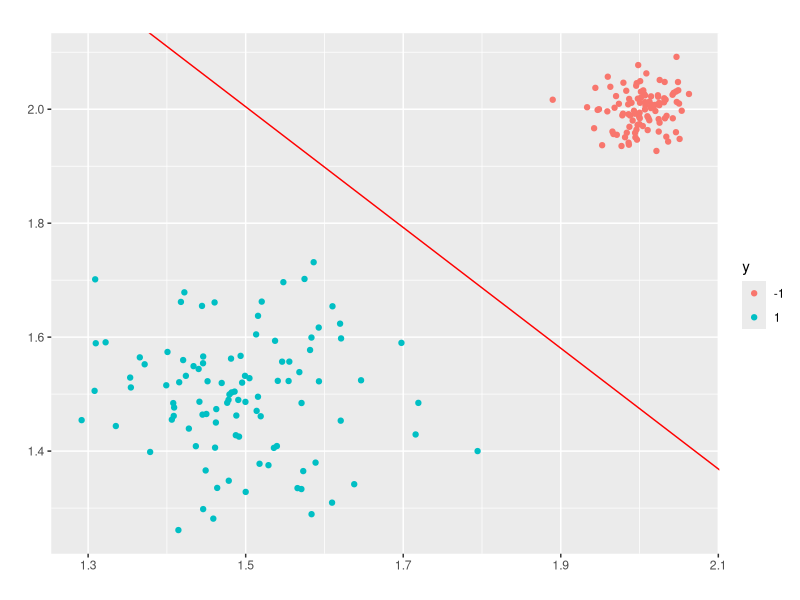
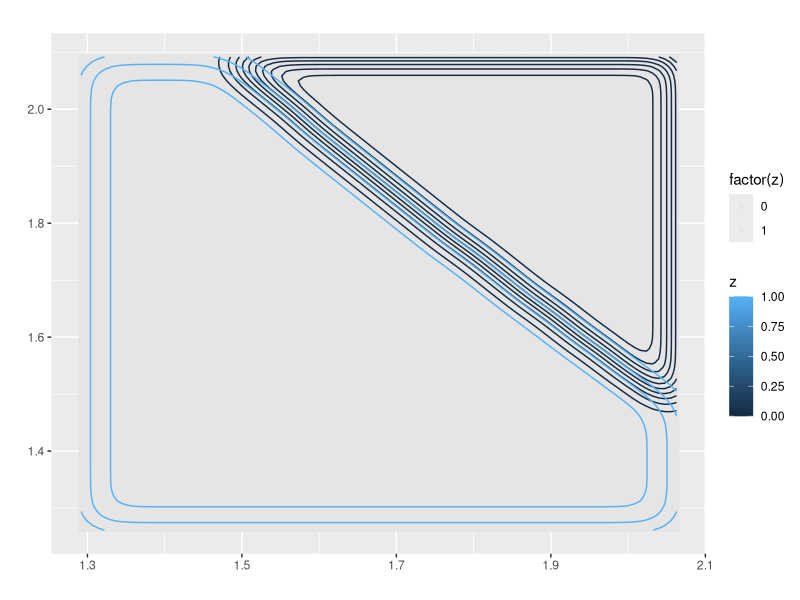
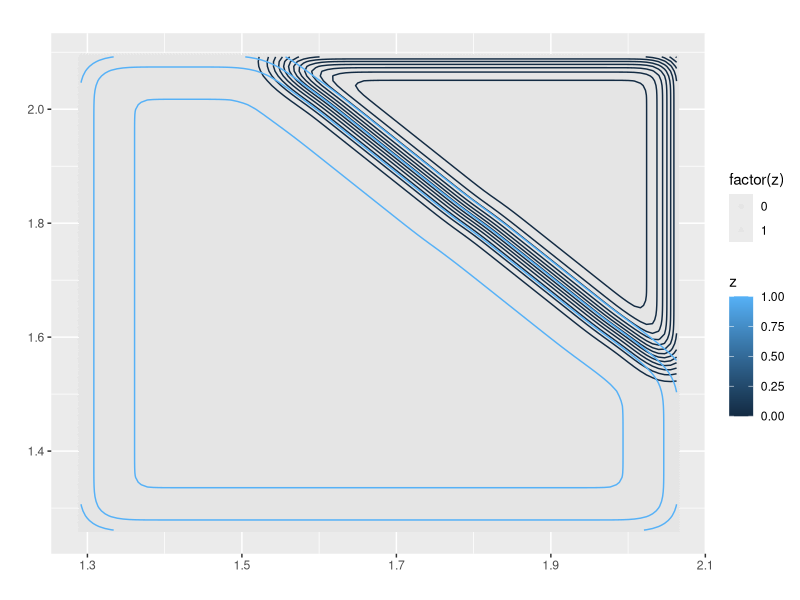
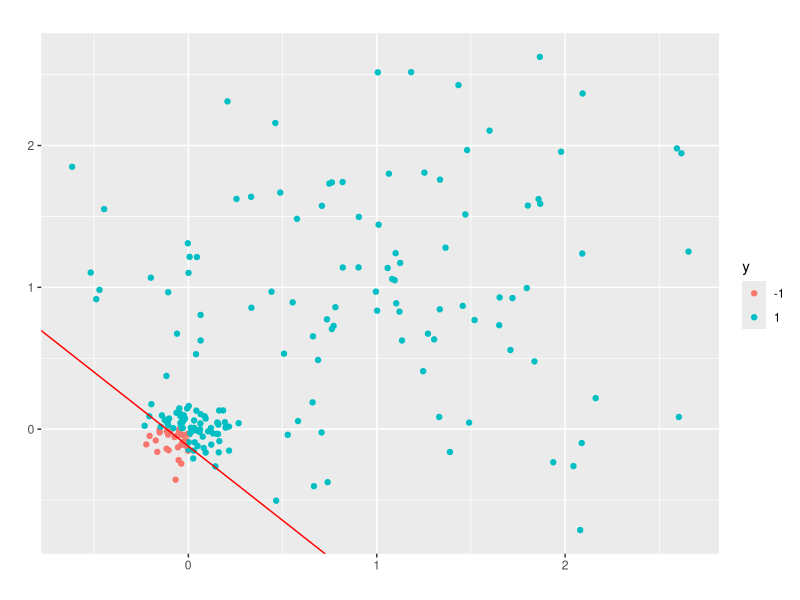
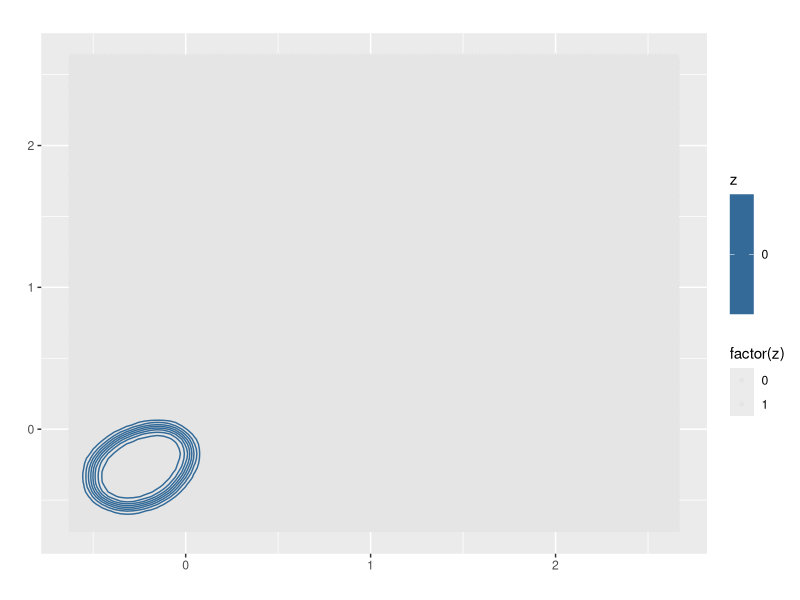
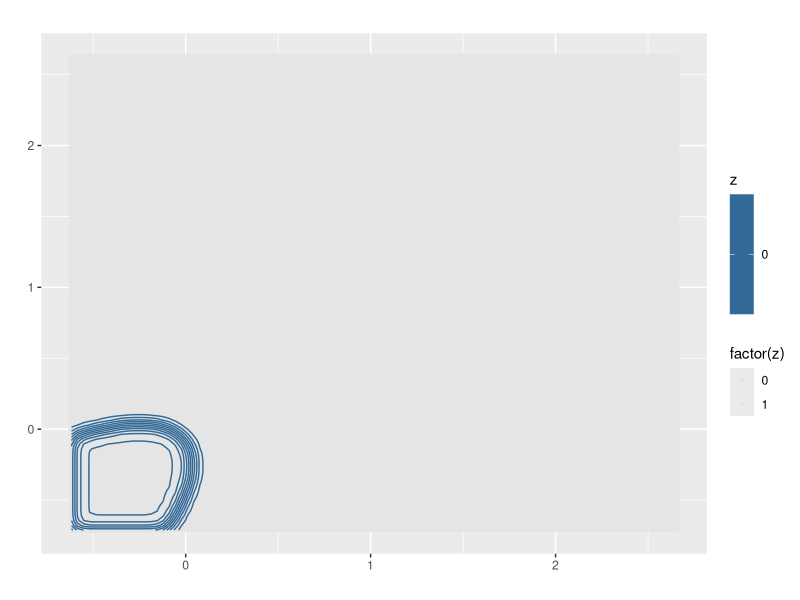

The R source for these figures, in order:

rm(list=ls())
library(MASS)
library(mvtnorm)
library(ggplot2)
svm <- function(X, Y, C, kernelFunction,tol, max.iter, sigma=0.5,d=4){
   
  ## data parameter
  m <- nrow(X)
 
  ## labels
  ## Map 0 to -1
  Y[Y==0] <- -1
  
  # variables
  alphas <- rep(0, m)
  b <- 0
  E <- rep(0, m)
  iter <- eta <- L <- H <- 0
  
  ## transformations of original data to map into new space
  if(kernelFunction == "linearKernel") {
    K <- X %*% t(X)
  } else if (kernelFunction == "gaussianKernel") {
    K <- matrix(0, ncol=m, nrow=m)
    for (i in 1:m) {
      for (j in i:m) {
        K[i,j] <- gaussianKernel(X[i,], X[j,],sigma)
        K[j,i] <- K[i,j]
      }
    }
  }
  
  else if (kernelFunction == "polynomialKernel") {
    K <- matrix(0, ncol=m, nrow=m)
    for (i in 1:m) {
      for (j in i:m) {
        K[i,j] <- polynomialKernel(X[i,], X[j,],d)
        K[j,i] <- K[i,j]
      }
    }
  }
  
  while (iter < max.iter) {
    num_changed_alphas <- 0
    for (i in 1:m){
      E[i] <- b + sum(alphas * Y * K[,i]) - Y[i]
      if( (Y[i]*E[i] < -tol & alphas[i] < C) || (Y[i] >  tol & alphas[i] > 0) ) {
        ## if the error E[i] is large
        ## the alpha corresponding to this data instance can be optimized
        
        j <- ceiling(m * runif(1))
        while (j == i) { # make sure i != j
          j <- ceiling(m * runif(1))
        }
        
        E[j] <- b + sum(alphas * Y * K[,j]) - Y[j]
        
        ## save old alphas
        alpha.i.old <- alphas[i]
        alpha.j.old <- alphas[j]
        
        if (Y[i] == Y[j]) {
          L <- max(0, alphas[j] + alphas[i] -C)
          H <- min(C, alphas[j] + alphas[i])
        } else {
          L <- max(0, alphas[j] - alphas[i])
          H <- min(C, C + alphas[j] - alphas[i])
        }
        
        if (L == H) {
          ## continue to next i
          next
        }
        
        ## compute eta
        eta <- 2 * K[i,j] - K[i,i] - K[j,j]
        if (eta >= 0) {
          ## continue to next i
          next
        }
        
        ## compute and clip new value for alpha j
        alphas[j] <- alphas[j] - Y[j] * (E[i] - E[j])/eta
        ## clip
        alphas[j] = min(H, alphas[j])
        alphas[j] = max(L, alphas[j])
        
        ## check if change in alpha is significant
        if(abs(alphas[j] - alpha.j.old) < tol) {
          alphas[j] <- alpha.j.old
          next
        }
        
        ## determine value for alpha i
        alphas[i] <- alphas[i] + Y[i] * Y[j] * (alpha.j.old - alphas[j])
        
        ## compute b1 and b2
        b1 <- b - E[i] +
          - Y[i] * (alphas[i] - alpha.i.old) * K[i,j] +
          - Y[j] * (alphas[j] - alpha.j.old) * K[i,j]
        b2 <- b - E[j] +
          - Y[i] * (alphas[i] - alpha.i.old) * K[i,j] +
          - Y[j] * (alphas[j] - alpha.j.old) * K[i,j]
        
        ## compute b
        if ( alphas[i] > 0 & alphas[i] < C) {
          b <- b1
        } else if (alphas[j] > 0 & alphas[j] < C) {
          b <- b2
        } else {
          b <- (b1+b2)/2
        }
        
        num_changed_alphas <- num_changed_alphas + 1
      }
    }
    
    if (num_changed_alphas == 0) {
      iter <- iter + 1
    } else {
      iter <-  0
    }
    
  }
  
  
  idx <- alphas > 0
  return(list(
      X=X[idx,],
      y=Y[idx],
      kernelFunction=kernelFunction,
      b=b,
      alphas=alphas[idx],
      w=t(alphas * Y) %*% X
  ))
}


gaussianKernel <- function(x1,x2, sigma) {
  sim <- exp(-sum((x1-x2)^2)/(2*sigma^2))
  return(sim)
}


polynomialKernel <- function(x1,x2, d) {
  sim <-(t(x1)%*%x2+1)^d
  return(sim)
}



svmPredict <- function(model, X,kernelFunction,sigma,d) {
  ## returns a vector of predictions using a trained SVM model
  ## X is a m x n matrix where there each example is a row.
  ## model is a svm model returned from svm.
  m <- nrow(X)
  p <- rep(0, m)
  pred <- rep(0, m)
  w<-model$w
  b<-model$b
  if (kernelFunction == "linearKernel") {
    p <- X %*% t(w) +b
  } else if (kernelFunction == "gaussianKernel") {
    
    alphas <- model$alphas
    for (i in 1:m) {
      prediction <- 0
      for (j in 1:nrow(model$X)) {
        prediction <- prediction +
          alphas[j] * model$y[j] *
          gaussianKernel(X[i,], model$X[j,],sigma)
      }
      p[i] <- prediction + model$b
    }
    
  }
  else if (kernelFunction == "polynomialKernel") {
    
    alphas <- model$alphas
    for (i in 1:m) {
      prediction <- 0
      for (j in 1:nrow(model$X)) {
        prediction <- prediction +
          alphas[j] * model$y[j] *
          polynomialKernel(X[i,], model$X[j,],d)
      }
      p[i] <- prediction + model$b
    }
    
  }
  
  
  pred[p >= 0] <- 1
  pred[p < 0] <- 0
  return(pred)
}


## equivalent with meshgrid in octave
meshgrid <- function(a, b) {
  list(
    x <- outer(b*0, a, FUN="+"),
    y <- outer(b, a*0, FUN="+")
  )
}

plot<-function(x, X, y, type, title="", xlab="", ylab="",sigma,d){
  model <- x
  match.arg(type, c("linearKernel", "gaussianKernel","polynomialKernel"))
  plot_data<-as.data.frame(X)
  plot_data<-cbind(plot_data,as.factor(y))
  colnames(plot_data)<-c("X1","X2","y")
  p <- ggplot(data=plot_data, aes_string(x=colnames(plot_data)[1], y=colnames(plot_data)[2])) +
    geom_point(aes(colour=y))
 
  w <- model$w
  b <- model$b
  if(type == "linearKernel") {
    p <- p+geom_abline(intercept = -b/w[2],
                       slope = -w[1]/w[2],
                       colour = "red")
  } else {
    xr <- seq(min(X[,1]), max(X[,1]), length.out=200)
    yr <- seq(min(X[,2]), max(X[,2]), length.out=200)
    mg <- meshgrid(xr, yr)
    X1 <- mg[[1]]
    X2 <- mg[[2]]
    vm<-as.data.frame(cbind(X1,X2))
    vals <- matrix(0, ncol=ncol(X1), nrow=nrow(X1))
    z<-vector()
    for (i in 1:ncol(X1)){
      thisX <- cbind(X1[,i], X2[,i])
      vals[,i] <-  svmPredict(model, thisX,kernelFunction=type,sigma,d)
    }
    
    vm <- data.frame(x=as.vector(X1),
                     y= as.vector(X2),
                    z=as.vector(vals))
   
    p<-ggplot(vm, aes(x =x, y = y, shape = factor(z))) +
      geom_point(colour = "grey90", size = 1.5) + 
     geom_density_2d(aes(colour = z))
    
  }
  
  p <- p + xlab(xlab) + ylab(ylab) + ggtitle(title)
  
  print(p)
}
set.seed(1234567)
#### linear seperable cases ####
x1=rmvnorm(100,mean=c(1.5,1.5),sigma=0.01*diag(2))
x2=rmvnorm(100,mean=c(2,2),sigma=0.001*diag(2))


X<-rbind(x1,x2)
colnames(X)<-c("1","2")
y=matrix(0,nrow=200,ncol=1)
y[1:100,1]=1
y[101:200,1]=-1
C=0.1

model<-svm(X, y, C,"linearKernel",
                tol=1e-4, max.iter=20,sigma=0.5,d=4)
pred<-svmPredict(model,X,"linearKernel",sigma=0.5,4)
plot(model, X, y,"linearKernel", title="", xlab="", ylab="",sigma=0.5,d=4)

model<-svm(X, y, C,"gaussianKernel",
                tol=1e-4, max.iter=20,sigma=0.5,d=4)
pred<-svmPredict(model,X,"gaussianKernel",sigma=0.5,4)
plot(model, X, y,"gaussianKernel", title="", xlab="", ylab="",sigma=0.5,d=4)

model<-svm(X, y, C,"polynomialKernel",
                     tol=1e-4, max.iter=20, sigma=0.5,d=4)
pred<-svmPredict(model,X,"polynomialKernel",sigma=0.5,4)
plot(model, X, y,"polynomialKernel", title="", xlab="", ylab="",sigma=0.5,d=4)

##### linear non-seperable case ####
x1=rmvnorm(100,mean=c(1,1),sigma=0.5*diag(2))
x2=rmvnorm(100,mean=c(0,0),sigma=0.01*diag(2))
y=matrix(0,nrow=200,ncol=1)

X<-rbind(x1,x2)
colnames(X)<-c("1","2")

y<-ifelse(X[,1]>0|X[,2]>0,1,-1)

C=100

model<-svm(X, y, C,"linearKernel",
           tol=1e-4, max.iter=20,sigma=0.5,d=4)
pred<-svmPredict(model,X,"linearKernel",sigma=0.5,4)
plot(model, X, y,"linearKernel", title="", xlab="", ylab="",sigma=0.5,d=4)

model<-svm(X, y, C,"gaussianKernel",
           tol=1e-4, max.iter=20,sigma=0.5,d=4)
pred<-svmPredict(model,X,"gaussianKernel",sigma=0.5,4)
plot(model, X, y,"gaussianKernel", title="", xlab="", ylab="",sigma=0.5,d=4)

model<-svm(X, y, C,"polynomialKernel",
           tol=1e-4, max.iter=20, sigma=0.5,d=4)
pred<-svmPredict(model,X,"polynomialKernel",sigma=0.5,4)
plot(model, X, y,"polynomialKernel", title="", xlab="", ylab="",sigma=0.5,d=4)

